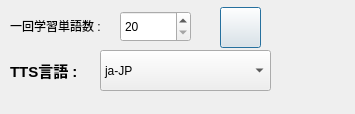
<?xml version="1.0" encoding="UTF-8"?>
<ui version="4.0">
 <class>new_dic</class>
 <widget class="QDialog" name="new_dic">
  <property name="geometry">
   <rect>
    <x>0</x>
    <y>0</y>
    <width>355</width>
    <height>114</height>
   </rect>
  </property>
  <property name="windowTitle">
   <string>新たな辞書</string>
  </property>
  <property name="windowIcon">
   <iconset resource="resource.qrc">
    <normaloff>:/imgs/icon.png</normaloff>:/imgs/icon.png</iconset>
  </property>
  <widget class="QLabel" name="label_2">
   <property name="geometry">
    <rect>
     <x>10</x>
     <y>50</y>
     <width>71</width>
     <height>41</height>
    </rect>
   </property>
   <property name="font">
    <font>
     <pointsize>11</pointsize>
     <bold>true</bold>
    </font>
   </property>
   <property name="text">
    <string>TTS言語 :</string>
   </property>
  </widget>
  <widget class="QComboBox" name="cb">
   <property name="geometry">
    <rect>
     <x>100</x>
     <y>50</y>
     <width>171</width>
     <height>41</height>
    </rect>
   </property>
   <item>
    <property name="text">
     <string>ja-JP</string>
    </property>
   </item>
   <item>
    <property name="text">
     <string>ko-KR</string>
    </property>
   </item>
   <item>
    <property name="text">
     <string>en-us</string>
    </property>
   </item>
   <item>
    <property name="text">
     <string>en-uk</string>
    </property>
   </item>
   <item>
    <property name="text">
     <string>ru-RU</string>
    </property>
   </item>
   <item>
    <property name="text">
     <string>es-ES</string>
    </property>
   </item>
   <item>
    <property name="text">
     <string>zh-CN</string>
    </property>
   </item>
  </widget>
  <widget class="QPushButton" name="btn">
   <property name="geometry">
    <rect>
     <x>220</x>
     <y>7</y>
     <width>41</width>
     <height>41</height>
    </rect>
   </property>
   <property name="text">
    <string/>
   </property>
   <property name="icon">
    <iconset resource="resource.qrc">
     <normaloff>:/imgs/add.png</normaloff>:/imgs/add.png</iconset>
   </property>
  </widget>
  <widget class="QLabel" name="label">
   <property name="geometry">
    <rect>
     <x>10</x>
     <y>10</y>
     <width>101</width>
     <height>31</height>
    </rect>
   </property>
   <property name="text">
    <string>一回学習単語数 : </string>
   </property>
  </widget>
  <widget class="QSpinBox" name="set_kazu">
   <property name="geometry">
    <rect>
     <x>120</x>
     <y>11</y>
     <width>71</width>
     <height>31</height>
    </rect>
   </property>
   <property name="focusPolicy">
    <enum>Qt::FocusPolicy::NoFocus</enum>
   </property>
   <property name="minimum">
    <number>20</number>
   </property>
   <property name="maximum">
    <number>100</number>
   </property>
   <property name="singleStep">
    <number>5</number>
   </property>
  </widget>
 </widget>
 <resources>
  <include location="resource.qrc"/>
 </resources>
 <connections/>
</ui>
